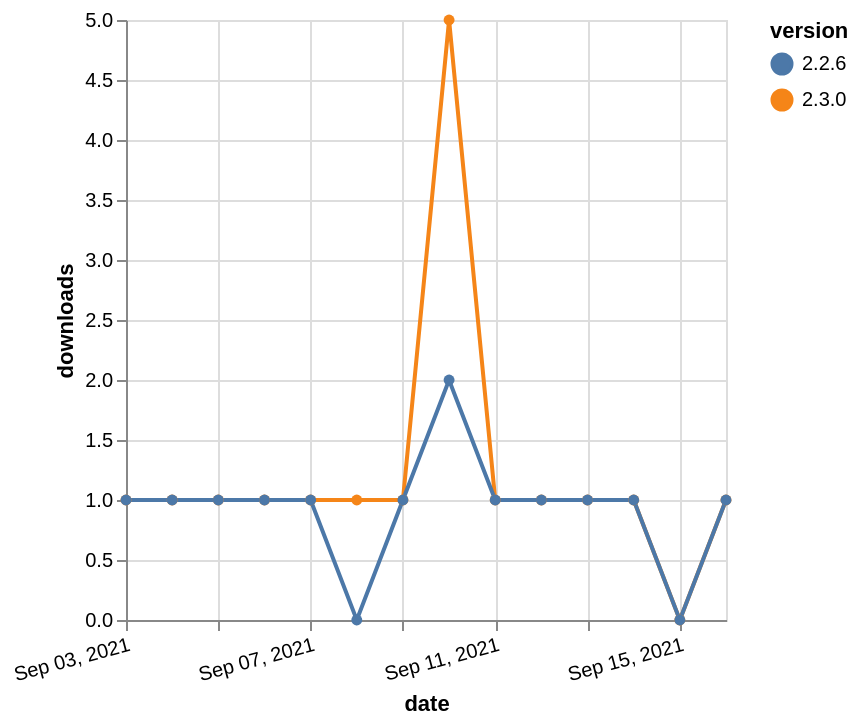

Source (Vega-Lite JSON):
### Vega-Lite specification from a JSON file in a GitHub repository (floating-point values rounded to 4 significant figures)
{"$schema": "https://vega.github.io/schema/vega-lite/v5.json", "description": "A simple bar chart with embedded data.", "data": {"values": [{"date": "2021-09-03", "total": 214, "delta": 1, "version": "2.3.0"}, {"date": "2021-09-04", "total": 215, "delta": 1, "version": "2.3.0"}, {"date": "2021-09-05", "total": 216, "delta": 1, "version": "2.3.0"}, {"date": "2021-09-06", "total": 217, "delta": 1, "version": "2.3.0"}, {"date": "2021-09-07", "total": 218, "delta": 1, "version": "2.3.0"}, {"date": "2021-09-08", "total": 219, "delta": 1, "version": "2.3.0"}, {"date": "2021-09-09", "total": 220, "delta": 1, "version": "2.3.0"}, {"date": "2021-09-10", "total": 225, "delta": 5, "version": "2.3.0"}, {"date": "2021-09-11", "total": 226, "delta": 1, "version": "2.3.0"}, {"date": "2021-09-12", "total": 227, "delta": 1, "version": "2.3.0"}, {"date": "2021-09-13", "total": 228, "delta": 1, "version": "2.3.0"}, {"date": "2021-09-14", "total": 229, "delta": 1, "version": "2.3.0"}, {"date": "2021-09-15", "total": 229, "delta": 0, "version": "2.3.0"}, {"date": "2021-09-16", "total": 230, "delta": 1, "version": "2.3.0"}, {"date": "2021-09-03", "total": 136, "delta": 1, "version": "2.2.6"}, {"date": "2021-09-04", "total": 137, "delta": 1, "version": "2.2.6"}, {"date": "2021-09-05", "total": 138, "delta": 1, "version": "2.2.6"}, {"date": "2021-09-06", "total": 139, "delta": 1, "version": "2.2.6"}, {"date": "2021-09-07", "total": 140, "delta": 1, "version": "2.2.6"}, {"date": "2021-09-08", "total": 140, "delta": 0, "version": "2.2.6"}, {"date": "2021-09-09", "total": 141, "delta": 1, "version": "2.2.6"}, {"date": "2021-09-10", "total": 143, "delta": 2, "version": "2.2.6"}, {"date": "2021-09-11", "total": 144, "delta": 1, "version": "2.2.6"}, {"date": "2021-09-12", "total": 145, "delta": 1, "version": "2.2.6"}, {"date": "2021-09-13", "total": 146, "delta": 1, "version": "2.2.6"}, {"date": "2021-09-14", "total": 147, "delta": 1, "version": "2.2.6"}, {"date": "2021-09-15", "total": 147, "delta": 0, "version": "2.2.6"}, {"date": "2021-09-16", "total": 148, "delta": 1, "version": "2.2.6"}]}, "width": "container", "mark": {"type": "line", "point": {"filled": true}}, "encoding": {"x": {"field": "date", "type": "temporal", "timeUnit": "yearmonthdate", "title": "date", "axis": {"labelAngle": -15}}, "y": {"field": "delta", "type": "quantitative", "title": "downloads"}, "color": {"field": "version", "type": "nominal"}, "tooltip": {"field": "delta"}}}
